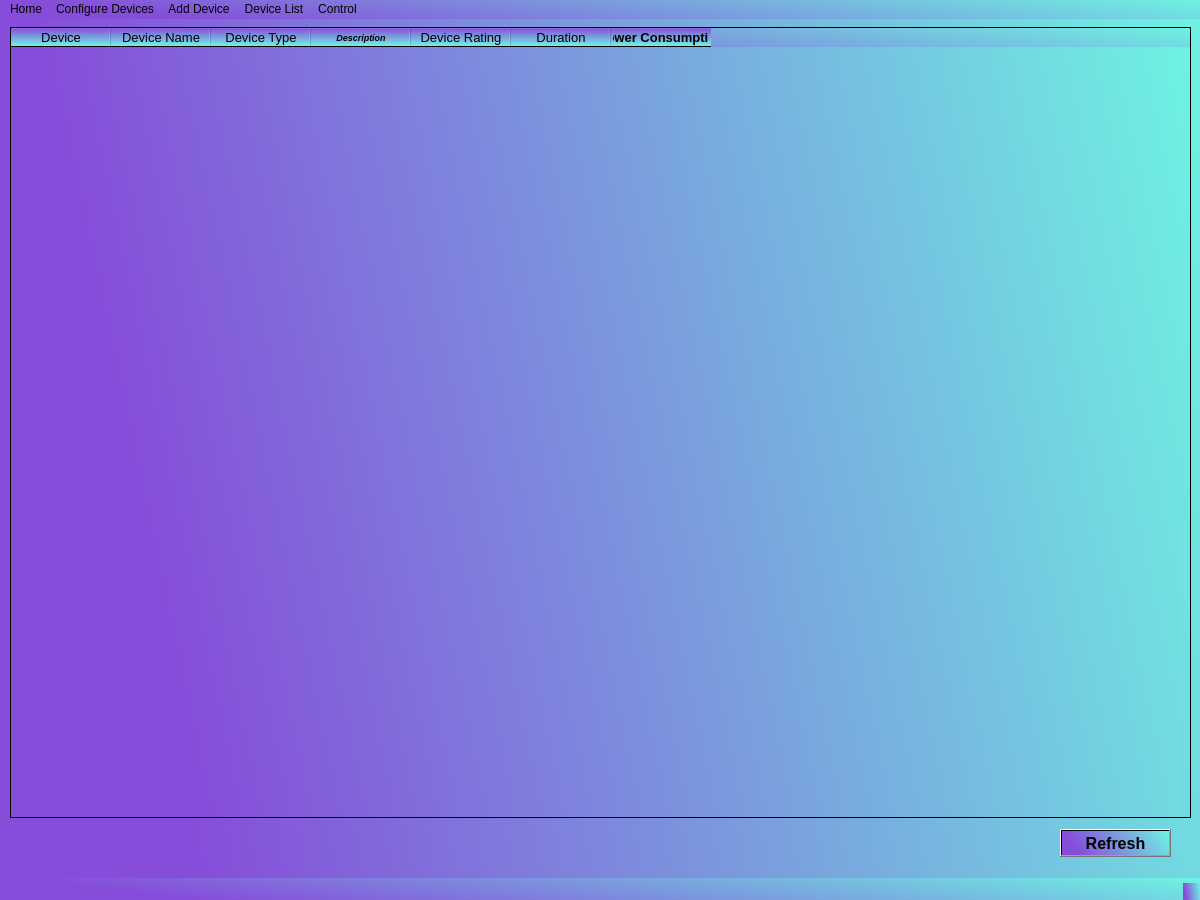
<?xml version="1.0" encoding="UTF-8"?>
<ui version="4.0">
 <class>MainWindow</class>
 <widget class="QMainWindow" name="MainWindow">
  <property name="geometry">
   <rect>
    <x>0</x>
    <y>0</y>
    <width>1200</width>
    <height>900</height>
   </rect>
  </property>
  <property name="windowTitle">
   <string>MainWindow</string>
  </property>
  <property name="styleSheet">
   <string notr="true">background-color: qlineargradient(spread:pad, x1:0.039801, y1:0.136, x2:1, y2:0, stop:0 rgba(134, 77, 218, 255), stop:1 rgba(110, 243, 226, 255));</string>
  </property>
  <widget class="QWidget" name="MainWidget">
   <widget class="QPushButton" name="pushButton">
    <property name="geometry">
     <rect>
      <x>1060</x>
      <y>810</y>
      <width>111</width>
      <height>28</height>
     </rect>
    </property>
    <property name="font">
     <font>
      <pointsize>12</pointsize>
      <weight>75</weight>
      <bold>true</bold>
     </font>
    </property>
    <property name="text">
     <string>Refresh</string>
    </property>
   </widget>
   <widget class="QTableWidget" name="TableWidget">
    <property name="geometry">
     <rect>
      <x>10</x>
      <y>8</y>
      <width>1181</width>
      <height>791</height>
     </rect>
    </property>
    <property name="maximumSize">
     <size>
      <width>1200</width>
      <height>900</height>
     </size>
    </property>
    <property name="font">
     <font>
      <family>Mongolian Baiti</family>
      <pointsize>12</pointsize>
      <weight>50</weight>
      <italic>false</italic>
      <bold>false</bold>
     </font>
    </property>
    <property name="styleSheet">
     <string notr="true">
font: 12pt &quot;Mongolian Baiti&quot;;</string>
    </property>
    <property name="showGrid">
     <bool>true</bool>
    </property>
    <property name="gridStyle">
     <enum>Qt::NoPen</enum>
    </property>
    <property name="sortingEnabled">
     <bool>true</bool>
    </property>
    <property name="wordWrap">
     <bool>true</bool>
    </property>
    <column>
     <property name="text">
      <string>Device</string>
     </property>
     <property name="font">
      <font>
       <pointsize>10</pointsize>
      </font>
     </property>
    </column>
    <column>
     <property name="text">
      <string>Device Name</string>
     </property>
     <property name="font">
      <font>
       <pointsize>10</pointsize>
      </font>
     </property>
    </column>
    <column>
     <property name="text">
      <string>Device Type</string>
     </property>
     <property name="font">
      <font>
       <pointsize>10</pointsize>
      </font>
     </property>
    </column>
    <column>
     <property name="text">
      <string>Description</string>
     </property>
     <property name="font">
      <font>
       <pointsize>7</pointsize>
       <weight>75</weight>
       <italic>true</italic>
       <bold>true</bold>
      </font>
     </property>
     <property name="background">
      <color>
       <red>255</red>
       <green>85</green>
       <blue>0</blue>
      </color>
     </property>
    </column>
    <column>
     <property name="text">
      <string>Device Rating</string>
     </property>
     <property name="font">
      <font>
       <pointsize>10</pointsize>
      </font>
     </property>
     <property name="textAlignment">
      <set>AlignCenter</set>
     </property>
    </column>
    <column>
     <property name="text">
      <string>Duration</string>
     </property>
     <property name="font">
      <font>
       <pointsize>10</pointsize>
      </font>
     </property>
     <property name="textAlignment">
      <set>AlignCenter</set>
     </property>
    </column>
    <column>
     <property name="text">
      <string>Power Consumption</string>
     </property>
     <property name="font">
      <font>
       <pointsize>10</pointsize>
       <weight>75</weight>
       <bold>true</bold>
      </font>
     </property>
     <property name="textAlignment">
      <set>AlignCenter</set>
     </property>
    </column>
   </widget>
  </widget>
  <widget class="QMenuBar" name="menubar">
   <property name="geometry">
    <rect>
     <x>0</x>
     <y>0</y>
     <width>1200</width>
     <height>26</height>
    </rect>
   </property>
   <widget class="QMenu" name="HomeMenu">
    <property name="title">
     <string>Home</string>
    </property>
   </widget>
   <widget class="QMenu" name="DeviceConfig">
    <property name="title">
     <string>Configure Devices</string>
    </property>
   </widget>
   <widget class="QMenu" name="AddDeviceMenu">
    <property name="title">
     <string>Add Device</string>
    </property>
   </widget>
   <widget class="QMenu" name="DeviceListMenu">
    <property name="title">
     <string>Device List</string>
    </property>
   </widget>
   <widget class="QMenu" name="ControlMenu">
    <property name="title">
     <string>Control</string>
    </property>
   </widget>
   <addaction name="HomeMenu"/>
   <addaction name="DeviceConfig"/>
   <addaction name="AddDeviceMenu"/>
   <addaction name="DeviceListMenu"/>
   <addaction name="ControlMenu"/>
  </widget>
  <widget class="QStatusBar" name="statusbar"/>
 </widget>
 <resources/>
 <connections/>
</ui>
